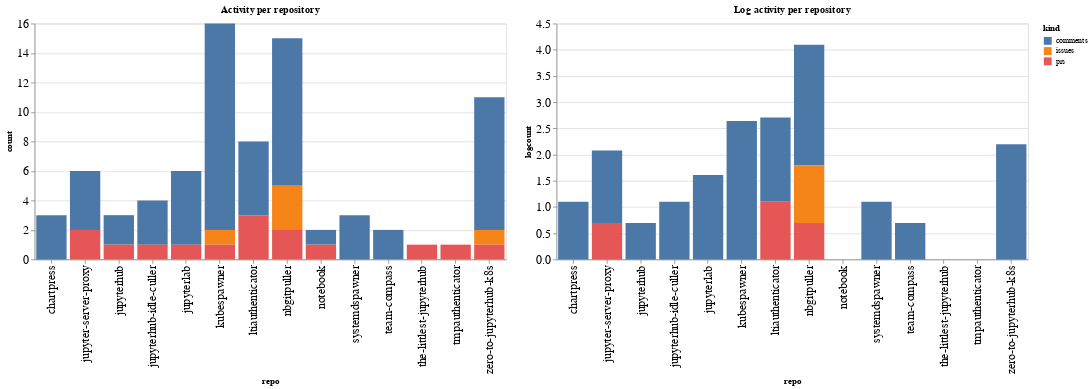

The notebook cell this image was saved under:
### Code cell
ch1 = alt.Chart(repo_summaries, width=600, title="Activity per repository").mark_bar().encode(
    x='repo',
    y='count',
    color='kind',
    tooltip="kind"
)

ch2 = alt.Chart(repo_summaries, width=600, title="Log activity per repository").mark_bar().encode(
    x='repo',
    y='logcount',
    color='kind',
    tooltip="kind"
)

ch1 | ch2

### Figure 1 — Vega-Lite specification as saved in the notebook (floating-point values rounded to 4 significant figures)
{"config": {"axisLeft": {"labelFontSize": 15}, "axisBottom": {"labelFontSize": 15}}, "hconcat": [{"mark": "bar", "encoding": {"color": {"type": "nominal", "field": "kind"}, "tooltip": {"type": "nominal", "field": "kind"}, "x": {"type": "nominal", "field": "repo"}, "y": {"type": "quantitative", "field": "count"}}, "title": "Activity per repository", "width": 600}, {"mark": "bar", "encoding": {"color": {"type": "nominal", "field": "kind"}, "tooltip": {"type": "nominal", "field": "kind"}, "x": {"type": "nominal", "field": "repo"}, "y": {"type": "quantitative", "field": "logcount"}}, "title": "Log activity per repository", "width": 600}], "data": {"name": "data-b729973373358dc832c13c5242f7913f"}, "$schema": "https://vega.github.io/schema/vega-lite/v4.8.1.json", "datasets": {"data-b729973373358dc832c13c5242f7913f": [{"repo": "chartpress", "kind": "comments", "count": 3, "logcount": 1.099}, {"repo": "jupyter-server-proxy", "kind": "comments", "count": 4, "logcount": 1.386}, {"repo": "jupyter-server-proxy", "kind": "prs", "count": 2, "logcount": 0.6931}, {"repo": "jupyterhub", "kind": "comments", "count": 2, "logcount": 0.6931}, {"repo": "jupyterhub", "kind": "prs", "count": 1, "logcount": 0.0}, {"repo": "jupyterhub-idle-culler", "kind": "comments", "count": 3, "logcount": 1.099}, {"repo": "jupyterhub-idle-culler", "kind": "prs", "count": 1, "logcount": 0.0}, {"repo": "jupyterlab", "kind": "comments", "count": 5, "logcount": 1.609}, {"repo": "jupyterlab", "kind": "prs", "count": 1, "logcount": 0.0}, {"repo": "kubespawner", "kind": "comments", "count": 14, "logcount": 2.639}, {"repo": "kubespawner", "kind": "issues", "count": 1, "logcount": 0.0}, {"repo": "kubespawner", "kind": "prs", "count": 1, "logcount": 0.0}, {"repo": "ltiauthenticator", "kind": "comments", "count": 5, "logcount": 1.609}, {"repo": "ltiauthenticator", "kind": "prs", "count": 3, "logcount": 1.099}, {"repo": "nbgitpuller", "kind": "comments", "count": 10, "logcount": 2.303}, {"repo": "nbgitpuller", "kind": "issues", "count": 3, "logcount": 1.099}, {"repo": "nbgitpuller", "kind": "prs", "count": 2, "logcount": 0.6931}, {"repo": "notebook", "kind": "comments", "count": 1, "logcount": 0.0}, {"repo": "notebook", "kind": "prs", "count": 1, "logcount": 0.0}, {"repo": "systemdspawner", "kind": "comments", "count": 3, "logcount": 1.099}, {"repo": "team-compass", "kind": "comments", "count": 2, "logcount": 0.6931}, {"repo": "the-littlest-jupyterhub", "kind": "prs", "count": 1, "logcount": 0.0}, {"repo": "tmpauthenticator", "kind": "prs", "count": 1, "logcount": 0.0}, {"repo": "zero-to-jupyterhub-k8s", "kind": "comments", "count": 9, "logcount": 2.197}, {"repo": "zero-to-jupyterhub-k8s", "kind": "issues", "count": 1, "logcount": 0.0}, {"repo": "zero-to-jupyterhub-k8s", "kind": "prs", "count": 1, "logcount": 0.0}]}}
